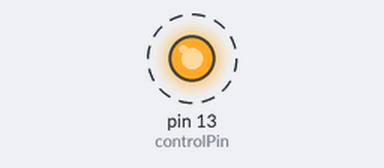
This sketch was run on a simulated Arduino Uno, built with avr-gcc and run on an emulated ATmega328P. Shown: output pins drawn as LEDs (lit = HIGH). Dashed ring = blinking.

Above: at 0.5 s.
Timing chart, 0 to 4.6 s (numbered marks = the images above):
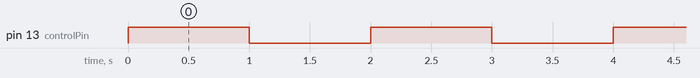

Measured:
- by itself, pin 13 (controlPin): alternates HIGH for 1.0 s and LOW for 1.0 s

The sketch:

step_04a.ino
```cpp
const int controlPin = 13;

void setup() {
  pinMode(controlPin, OUTPUT);
}

void loop() {
  digitalWrite(controlPin, HIGH); // LED включается
  delay(1000);

  digitalWrite(controlPin, LOW);  // LED выключается
  delay(1000);
}
```
